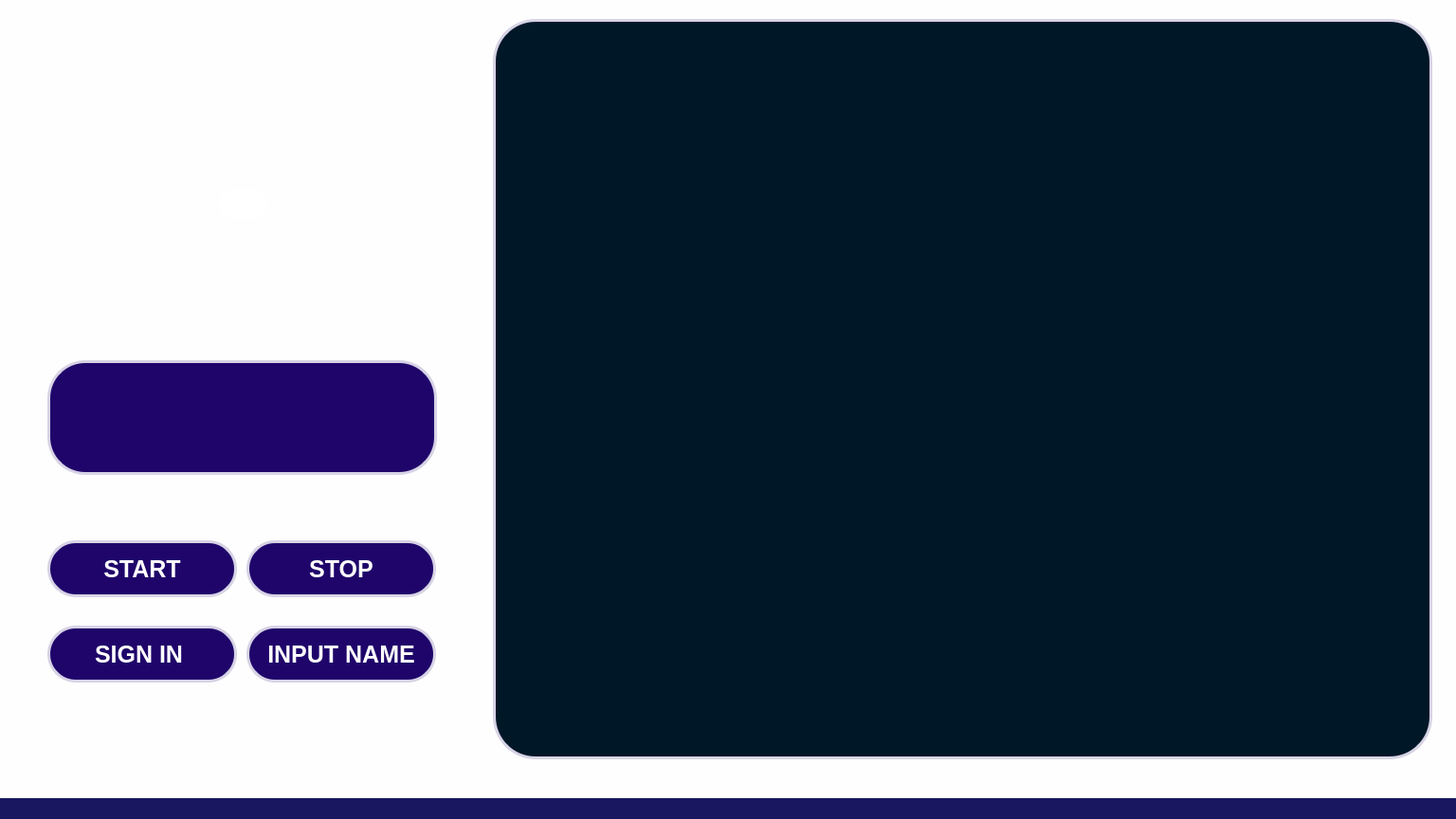
<?xml version="1.0" encoding="UTF-8"?>
<ui version="4.0">
 <class>MainWindow</class>
 <widget class="QMainWindow" name="MainWindow">
  <property name="geometry">
   <rect>
    <x>0</x>
    <y>0</y>
    <width>1536</width>
    <height>864</height>
   </rect>
  </property>
  <property name="minimumSize">
   <size>
    <width>720</width>
    <height>480</height>
   </size>
  </property>
  <property name="maximumSize">
   <size>
    <width>1920</width>
    <height>1050</height>
   </size>
  </property>
  <property name="windowTitle">
   <string>MainWindow</string>
  </property>
  <property name="styleSheet">
   <string notr="true">background-color: #18175f;
</string>
  </property>
  <widget class="QWidget" name="backgroundWidget">
   <property name="styleSheet">
    <string notr="true">background-color: #fefefe</string>
   </property>
   <widget class="QPushButton" name="SHOW">
    <property name="geometry">
     <rect>
      <x>50</x>
      <y>570</y>
      <width>200</width>
      <height>60</height>
     </rect>
    </property>
    <property name="font">
     <font>
      <pointsize>15</pointsize>
      <bold>true</bold>
     </font>
    </property>
    <property name="whatsThis">
     <string>&lt;html&gt;&lt;head/&gt;&lt;body&gt;&lt;p&gt;&lt;span style=&quot; color:#fdfdfd;&quot;&gt;SHOW&lt;/span&gt;&lt;/p&gt;&lt;/body&gt;&lt;/html&gt;</string>
    </property>
    <property name="styleSheet">
     <string notr="true">border-radius: 30px;
background-color: #1f056a;
border: 3px solid #d7d3e5;
color: white;
font-size: 25px
</string>
    </property>
    <property name="text">
     <string>START</string>
    </property>
    <property name="iconSize">
     <size>
      <width>16</width>
      <height>16</height>
     </size>
    </property>
   </widget>
   <widget class="QPushButton" name="Break">
    <property name="geometry">
     <rect>
      <x>260</x>
      <y>570</y>
      <width>200</width>
      <height>60</height>
     </rect>
    </property>
    <property name="font">
     <font>
      <pointsize>15</pointsize>
      <bold>true</bold>
     </font>
    </property>
    <property name="styleSheet">
     <string notr="true">border-radius: 30px;
background-color: #1f056a;
border: 3px solid #d7d3e5;
color: white;
font-size: 25px</string>
    </property>
    <property name="text">
     <string>STOP</string>
    </property>
   </widget>
   <widget class="QPushButton" name="signin">
    <property name="geometry">
     <rect>
      <x>50</x>
      <y>660</y>
      <width>200</width>
      <height>60</height>
     </rect>
    </property>
    <property name="font">
     <font>
      <pointsize>15</pointsize>
      <bold>true</bold>
     </font>
    </property>
    <property name="styleSheet">
     <string notr="true">border-radius: 30px;
background-color: #1f056a;
border: 3px solid #d7d3e5;
color: white;
font-size: 25px</string>
    </property>
    <property name="text">
     <string>SIGN IN </string>
    </property>
   </widget>
   <widget class="QPushButton" name="inputButton">
    <property name="geometry">
     <rect>
      <x>260</x>
      <y>660</y>
      <width>200</width>
      <height>60</height>
     </rect>
    </property>
    <property name="font">
     <font>
      <pointsize>15</pointsize>
      <bold>true</bold>
     </font>
    </property>
    <property name="styleSheet">
     <string notr="true">border-radius: 30px;
background-color: #1f056a;
border: 3px solid #d7d3e5;
color: white;
font-size: 25px</string>
    </property>
    <property name="text">
     <string>INPUT NAME</string>
    </property>
   </widget>
   <widget class="QLabel" name="label">
    <property name="geometry">
     <rect>
      <x>0</x>
      <y>0</y>
      <width>1536</width>
      <height>864</height>
     </rect>
    </property>
    <property name="styleSheet">
     <string notr="true">background-color: #fefefe</string>
    </property>
    <property name="text">
     <string/>
    </property>
    <property name="pixmap">
     <pixmap>newbac.png</pixmap>
    </property>
    <property name="scaledContents">
     <bool>true</bool>
    </property>
   </widget>
   <widget class="QLabel" name="imgLabel">
    <property name="geometry">
     <rect>
      <x>520</x>
      <y>20</y>
      <width>991</width>
      <height>781</height>
     </rect>
    </property>
    <property name="styleSheet">
     <string notr="true">border-radius: 45px;
background-color: #001728;
border: 3px solid #d7d3e5;
color: white;
font-size: 25px</string>
    </property>
    <property name="text">
     <string/>
    </property>
    <property name="pixmap">
     <pixmap>backhihi.png</pixmap>
    </property>
    <property name="scaledContents">
     <bool>true</bool>
    </property>
   </widget>
   <widget class="QLabel" name="label_2">
    <property name="geometry">
     <rect>
      <x>130</x>
      <y>90</y>
      <width>251</width>
      <height>231</height>
     </rect>
    </property>
    <property name="styleSheet">
     <string notr="true">background-color: rgb(5, 20, 67)rgb(4, 14, 52)</string>
    </property>
    <property name="text">
     <string/>
    </property>
    <property name="pixmap">
     <pixmap>whitepanda.png</pixmap>
    </property>
    <property name="scaledContents">
     <bool>true</bool>
    </property>
    <property name="wordWrap">
     <bool>false</bool>
    </property>
   </widget>
   <widget class="QLabel" name="label_3">
    <property name="geometry">
     <rect>
      <x>50</x>
      <y>380</y>
      <width>411</width>
      <height>121</height>
     </rect>
    </property>
    <property name="styleSheet">
     <string notr="true">border-radius: 40px;
background-color: #1f056a;
border: 3px solid #d7d3e5;
color: white;
font-size: 25px</string>
    </property>
    <property name="text">
     <string/>
    </property>
   </widget>
   <widget class="QLineEdit" name="TEXT">
    <property name="geometry">
     <rect>
      <x>70</x>
      <y>410</y>
      <width>371</width>
      <height>61</height>
     </rect>
    </property>
    <property name="font">
     <font>
      <pointsize>15</pointsize>
      <bold>true</bold>
     </font>
    </property>
    <property name="styleSheet">
     <string notr="true">background-color: rgb(31, 5, 106);
color: white;
border: 0px</string>
    </property>
    <property name="text">
     <string/>
    </property>
   </widget>
   <widget class="QPushButton" name="warmup">
    <property name="geometry">
     <rect>
      <x>230</x>
      <y>200</y>
      <width>51</width>
      <height>31</height>
     </rect>
    </property>
    <property name="font">
     <font>
      <pointsize>15</pointsize>
      <bold>true</bold>
     </font>
    </property>
    <property name="styleSheet">
     <string notr="true">border-radius: 15px;
background-color: rgb(255, 255, 255);

color: white;
font-size: 25px</string>
    </property>
    <property name="text">
     <string/>
    </property>
   </widget>
   <zorder>label</zorder>
   <zorder>SHOW</zorder>
   <zorder>Break</zorder>
   <zorder>signin</zorder>
   <zorder>inputButton</zorder>
   <zorder>imgLabel</zorder>
   <zorder>label_2</zorder>
   <zorder>label_3</zorder>
   <zorder>TEXT</zorder>
   <zorder>warmup</zorder>
  </widget>
  <widget class="QStatusBar" name="statusbar"/>
  <widget class="QMenuBar" name="menuBar">
   <property name="geometry">
    <rect>
     <x>0</x>
     <y>0</y>
     <width>1536</width>
     <height>24</height>
    </rect>
   </property>
  </widget>
 </widget>
 <resources/>
 <connections/>
</ui>
